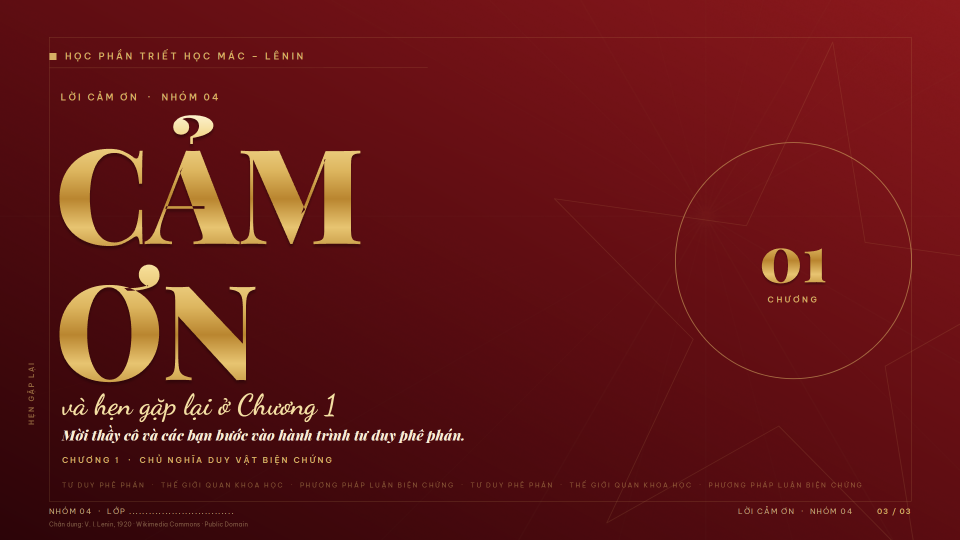
#> input picture archive/debug/png/Slide 3.PNG, 1920 x 1080 px, found by its file name (shown at 1/2 size); its folder holds 3 pictures in this run
$ python grid_crop.py
#> lines starting #> are read from the running program, lines starting #| are printed output that depends on the picture
# -*- coding: utf-8 -*-
"""Cắt vùng slide và chồng lưới 0,25 inch có nhãn để đo bằng mắt."""
import sys
from pathlib import Path

from PIL import Image, ImageDraw, ImageFont

sys.stdout.reconfigure(encoding="utf-8", errors="replace")

ROOT = Path(__file__).resolve().parent.parent
PNG = ROOT / "preview_red" / "png"
DPI = 144

font = ImageFont.truetype("C:/Windows/Fonts/arialbd.ttf", 18)


def grid(n, x0, x1, y0, y1, out):
#> called with n = 3, x0 = 0.6, x1 = 7.4, y0 = 1.2, y1 = 5.8, out = 'grid_slide3.png'
    im = Image.open(PNG / f"Slide {n}.PNG").convert("RGB")
    crop = im.crop((int(x0 * DPI), int(y0 * DPI), int(x1 * DPI), int(y1 * DPI)))
    draw = ImageDraw.Draw(crop)
    y = y0
    while y <= y1 + 0.001:
        py = int((y - y0) * DPI)
        draw.line([(0, py), (crop.width, py)], fill=(0, 255, 255), width=1)
        draw.text((4, py + 1), f"{y:.2f}", fill=(0, 255, 255), font=font)
        y = round(y + 0.25, 3)
    x = x0
    while x <= x1 + 0.001:
        px = int((x - x0) * DPI)
        draw.line([(px, 0), (px, crop.height)], fill=(0, 255, 255), width=1)
        draw.text((px + 2, 2), f"{x:.2f}", fill=(0, 255, 255), font=font)
        x = round(x + 0.5, 3)
    crop.save(ROOT / "preview_red" / out)
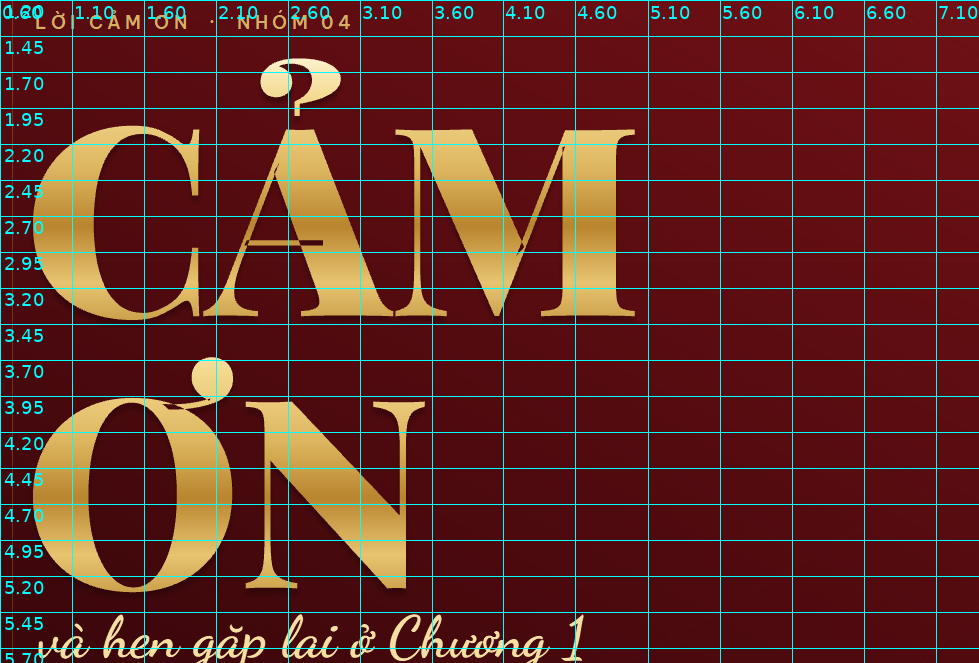
#> saved as grid_slide3.png: PIL image 979x663 RGB; mean R, G, B 97.5, 44.9, 38
    print(out, crop.size)
#| grid_slide3.png (979, 663)


grid(3, 0.6, 7.4, 1.2, 5.8, "grid_slide3.png")
grid(2, 0.6, 8.4, 1.2, 6.8, "grid_slide2.png")
#> call 2 of grid, with n = 2, x0 = 0.6, x1 = 8.4, y0 = 1.2, y1 = 6.8, out = 'grid_slide2.png'
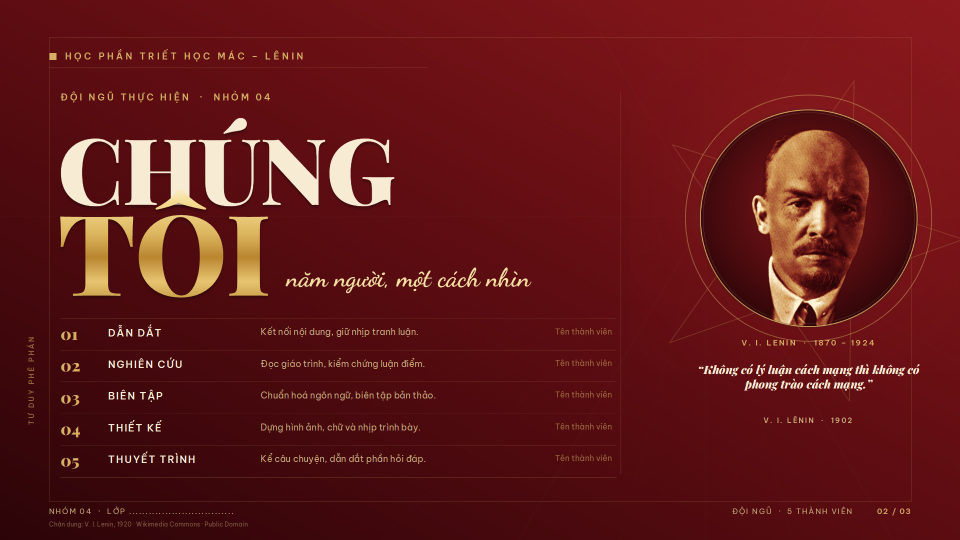
#> input picture archive/debug/png/Slide 2.PNG, 1920 x 1080 px, found by its file name (shown at 1/2 size)
#> in grid (call 2), `crop.save(ROOT / "preview_red" / out)`:
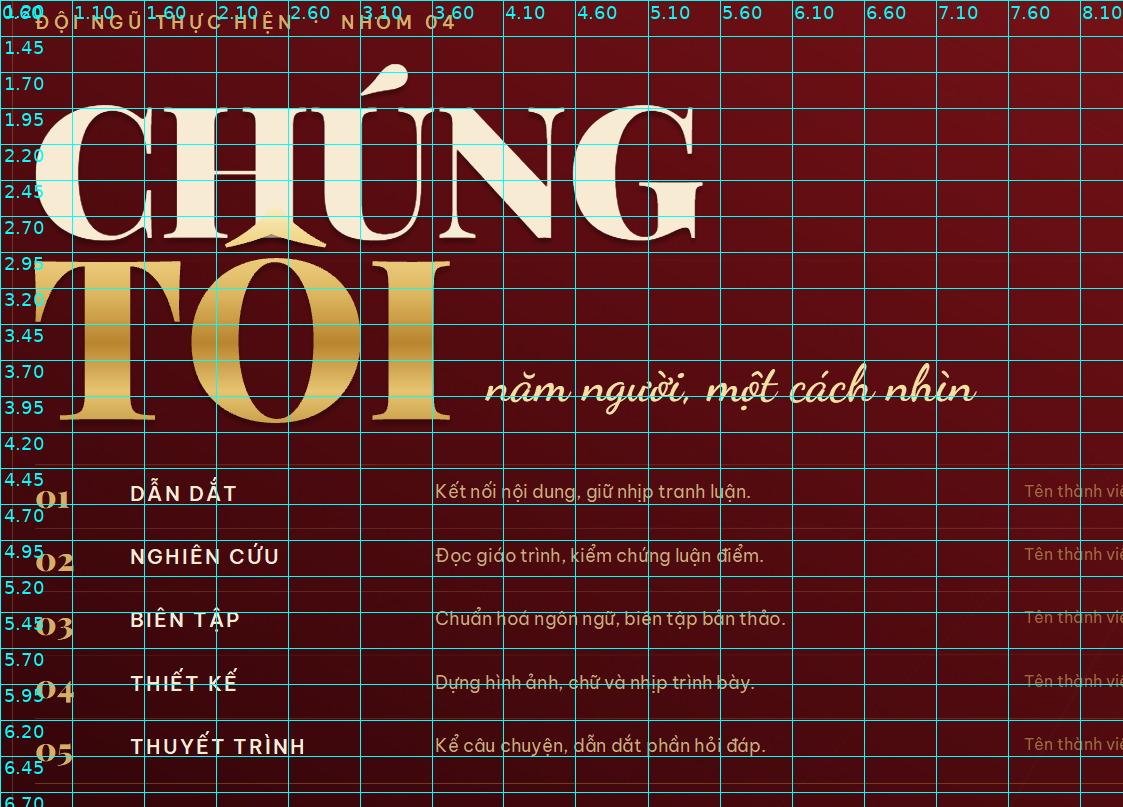
#> saved as grid_slide2.png: PIL image 1123x807 RGB; mean R, G, B 92.3, 40.8, 39.9
#| grid_slide2.png (1123, 807)
grid(1, 0.6, 8.4, 1.1, 5.6, "grid_slide1.png")
#> call 3 of grid, with n = 1, x0 = 0.6, x1 = 8.4, y0 = 1.1, y1 = 5.6, out = 'grid_slide1.png'
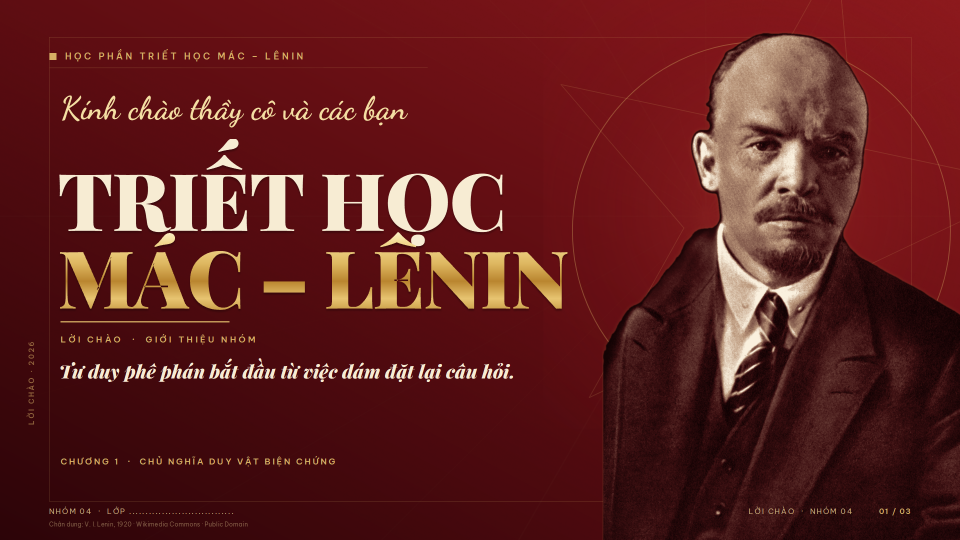
#> input picture archive/debug/png/Slide 1.PNG, 1920 x 1080 px, found by its file name (shown at 1/2 size)
#> in grid (call 3), `crop = im.crop((int(x0 * DPI), int(y0 * DPI), int(x1 * DPI), int(y1 * ..`:
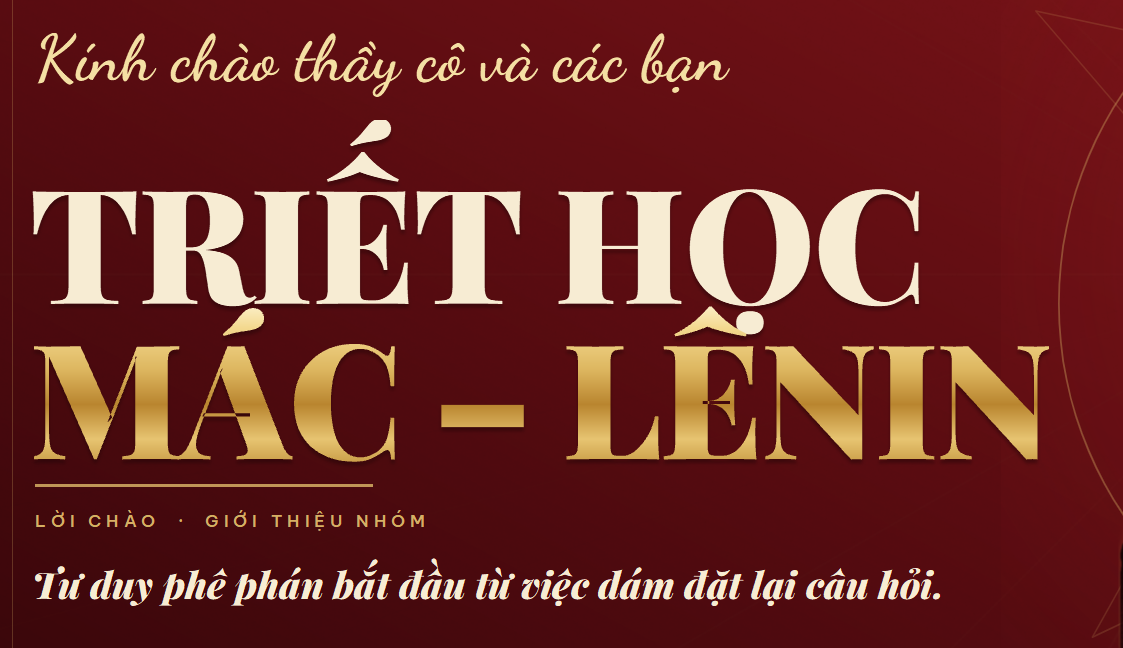
#> crop: PIL image 1123x648 RGB; mean R, G, B 109.8, 42, 38
#> in grid (call 3), `crop.save(ROOT / "preview_red" / out)`:
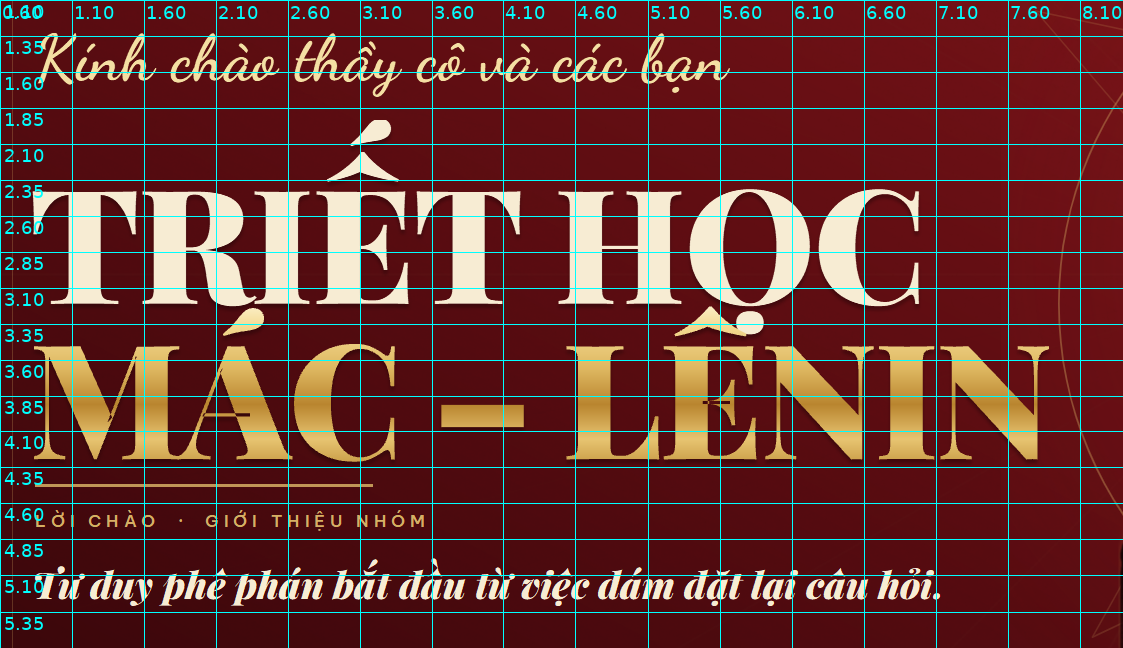
#> saved as grid_slide1.png: PIL image 1123x648 RGB; mean R, G, B 104.6, 52.7, 48.8
#| grid_slide1.png (1123, 648)
